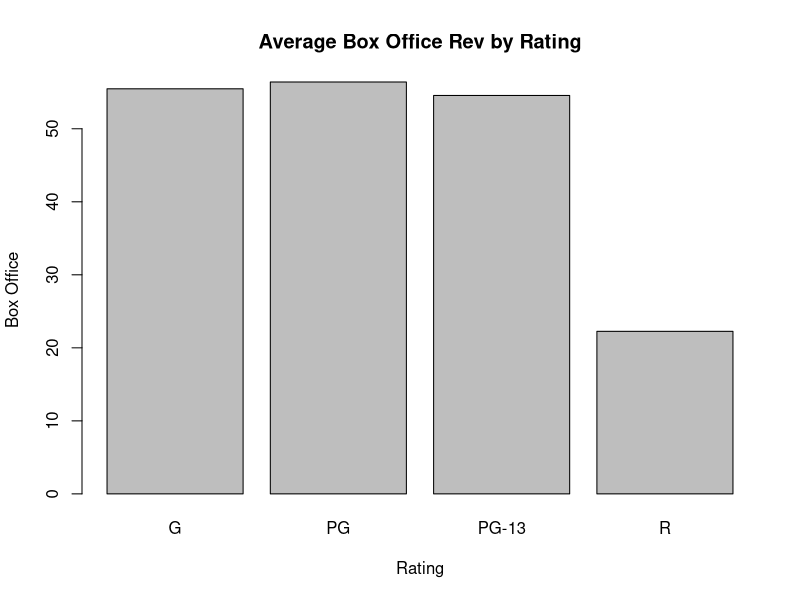

Recreate this plot in R. (Note: this script raises an error after producing the figure.)
#Visualizing both a categorical and numeric variable
#Bivariate visualizations for both qualatative and quantatative variable
setwd("C:/pluralsight/Datasets")
movies <- read.csv("Movies.csv")
head(movies)

awards <- table(movies$Awards,
                movies$Rating)

print(awards)

#
#
# Base plotting
#
#

#Bivariate bar graph
average <- tapply(movies$Box.Office,
                  movies$Rating,
                  mean)

print(average)

barplot(height = average,
        main = "Average Box Office Rev by Rating",
        xlab = "Rating",
        ylab = "Box Office")

#Box Plot
plot(x = movies$Rating,
     y = movies$Box.Office,
     main = "Average Box Office Rev by Rating",
     xlab = "Rating",
     ylab = "Box Office")

#Notced Box Plot
plot(x = movies$Rating,
     y = movies$Box.Office,
     notch = TRUE,
     main = "Average Box Office Rev by Rating",
     xlab = "Rating",
     ylab = "Box Office")

#Base plotting cant create violin charts


#
#
# Lattice
#
#

install.packages("dplyr") #dplyr is highly reccomended
library(dplyr)

average <- movies %>%
          select(Rating, Box.Office) %>%
          group_by(Rating) %>%
          summarize(Box.Office = mean(Box.Office)) %>%
          as.data.frame()

print(average)

#Barchart
barchart(x = Box.Office ~ Rating,
         data = average,
         main = "Average Box Office Rev by Rating",
         xlab = "Rating",
         ylab = "Box Office")

#Box Plot
bwplot(x = Box.Office ~ Rating,
         data = movies,
         main = "Average Box Office Rev by Rating",
         xlab = "Rating",
         ylab = "Box Office")

#notched boxplot
bwplot(x = Box.Office ~ Rating,
       data = movies,
       notch = TRUE,
       main = "Average Box Office Rev by Rating",
       xlab = "Rating",
       ylab = "Box Office")

#violin boxplot
bwplot(x = Box.Office ~ Rating,
       data = movies,
       panel = panel.violin,
       main = "Average Box Office Rev by Rating",
       xlab = "Rating",
       ylab = "Box Office")

#
#
# GGPlot
#
#

#Bar Chart based on Average
ggplot(data = average, # from above
       aes(x = Rating, y = Box.Office)) +
      geom_bar(stat = "identity") +
      ggtitle("Average Box Office Rev by Rating") +
      xlab("Rating") +
      ylab("Box Office")
  

#Box Cahrt
ggplot(data = movies, 
       aes(x = Rating, y = Box.Office)) +
      geom_boxplot() +
      ggtitle("Average Box Office Rev by Rating") +
      xlab("Rating") +
      ylab("Box Office")

#Bar Chart notched
ggplot(data = movies, 
       aes(x = Rating, y = Box.Office)) +
  geom_boxplot(notch = TRUE) +
  ggtitle("Average Box Office Rev by Rating") +
  xlab("Rating") +
  ylab("Box Office")

#Violin
ggplot(data = movies, 
       aes(x = Rating, y = Box.Office)) +
  geom_violin() +
  ggtitle("Average Box Office Rev by Rating") +
  xlab("Rating") +
  ylab("Box Office")

